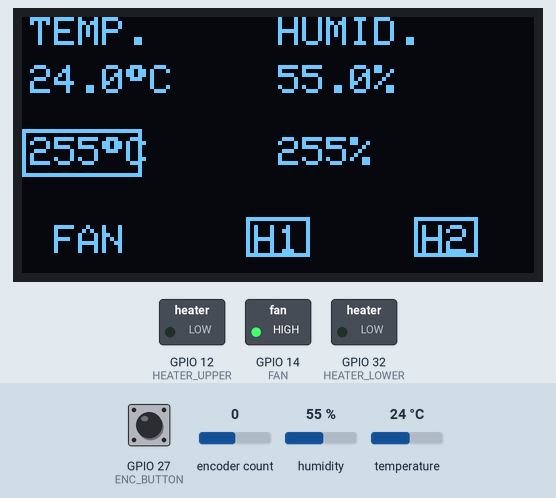
A sketch run on a simulated ESP32. On the bench: 128×64 one-colour display, switched loads named in the sketch (green lamp = pin HIGH). The inputs (shaded band) are chosen by the test bench; at power-on: encoder count 0, GPIO 27 (ENC_BUTTON) HIGH, temperature 24 °C, humidity 55 %. EEPROM starts erased; what the sketch prints to the serial monitor is not drawn.

Above: at 4.2 s.
4.3 s: encoder count set to 1
At 5.2 s:
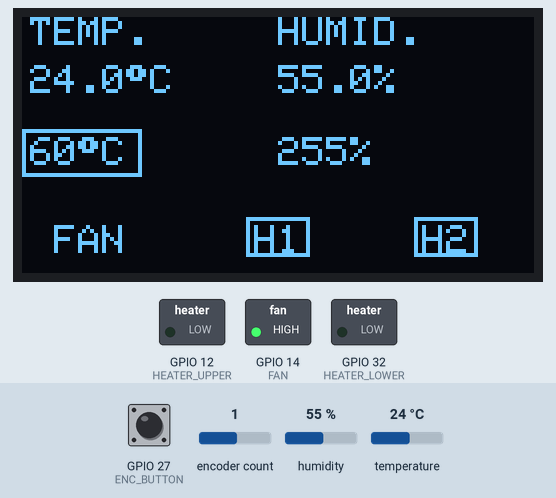
6.0 s: GPIO 27 (ENC_BUTTON) pulled LOW for 0.15 s
At 6.9 s:
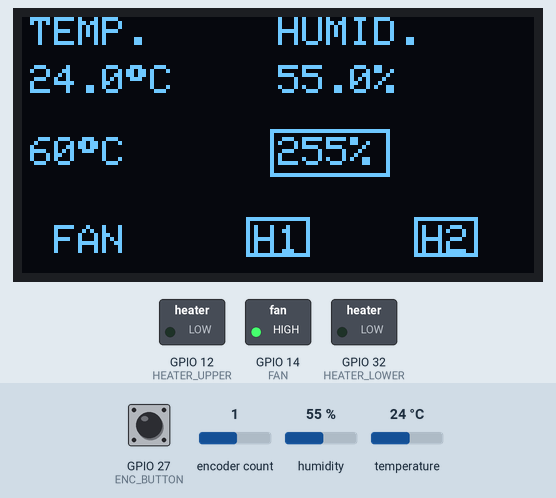
7.7 s: temperature set to 12 °C
At 8.3 s:
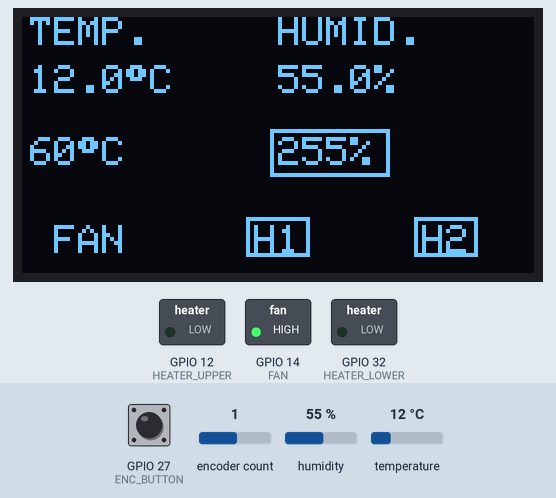
9.2 s: encoder count set to 2
At 10.6 s:
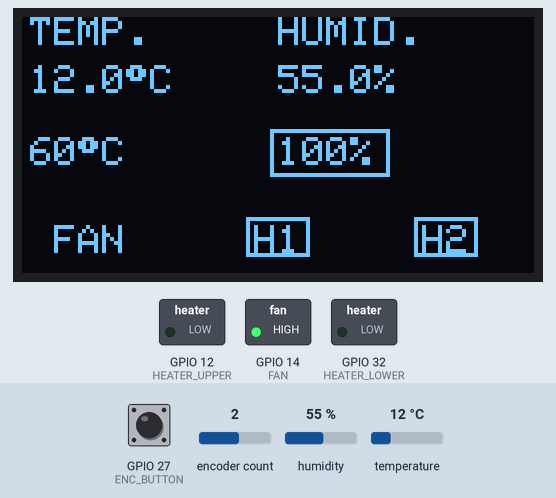
10.9 s: humidity set to 22 %
At 12.1 s:
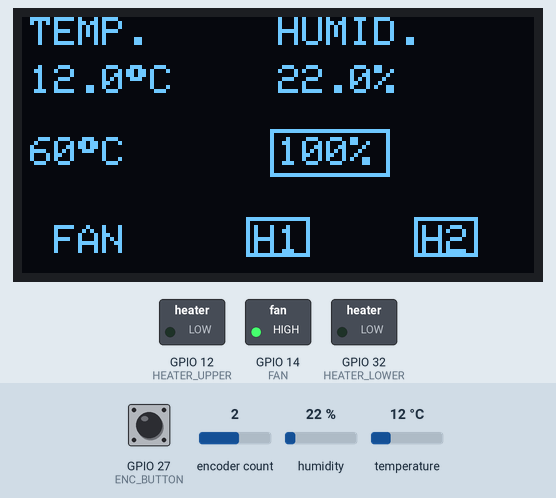
12.4 s: GPIO 27 (ENC_BUTTON) pulled LOW for 1 s
At 14.8 s:
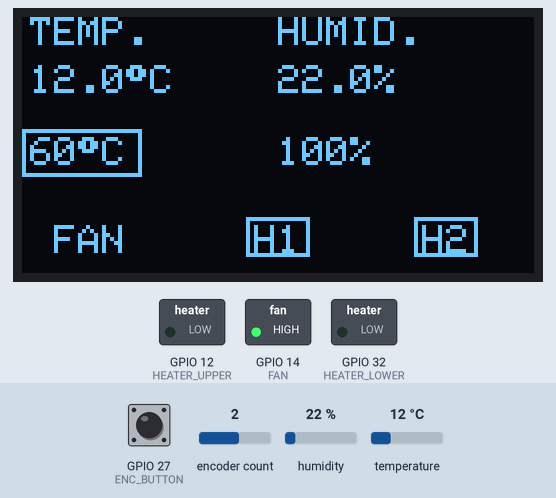
Timing chart, 0 to 15.9 s (numbered marks = the images above; inputs shaded):
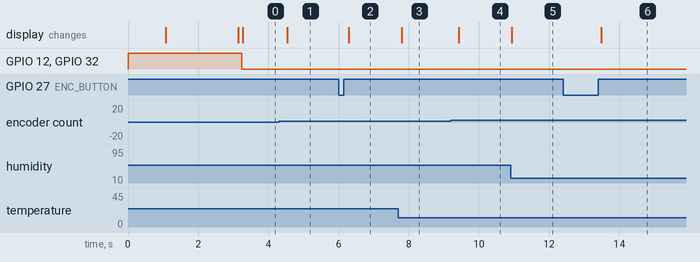

The sketch:

incubeetor_alpha.ino
```cpp
#include <SPI.h>
#include <Wire.h>
#include "ClosedCube_HDC1080.h"
#include <ESP32Encoder.h>
#include <Adafruit_GFX.h>
#include <Adafruit_SSD1306.h>
#include <EEPROM.h>

#define SCREEN_WIDTH 128 // OLED display width, in pixels
#define SCREEN_HEIGHT 64 // OLED display height, in pixels

// Declaration for an SSD1306 display connected to I2C (SDA, SCL pins)
#define OLED_RESET     -1 // Reset pin # (or -1 if sharing Arduino reset pin)
Adafruit_SSD1306 display(SCREEN_WIDTH, SCREEN_HEIGHT, &Wire, OLED_RESET);

const unsigned char BieneMaja [] PROGMEM = {
  0x00, 0x00, 0x00, 0x00, 0x00, 0x00, 0x00, 0x00, 0x00, 0x00, 0x00, 0x00, 0x00, 0x00, 0x00, 0x00,
  0x00, 0x00, 0x00, 0x00, 0x00, 0x00, 0x00, 0x00, 0x00, 0x00, 0x00, 0x00, 0x00, 0x00, 0x00, 0x00,
  0x00, 0x00, 0x00, 0x00, 0x00, 0x00, 0x00, 0x01, 0xc0, 0x00, 0x00, 0x00, 0x00, 0x00, 0x00, 0x00,
  0x00, 0x00, 0x00, 0x00, 0x00, 0x00, 0x00, 0x01, 0x60, 0x00, 0x00, 0x00, 0x00, 0x00, 0x00, 0x00,
  0x00, 0x00, 0x00, 0x00, 0x00, 0x00, 0x00, 0x01, 0xe0, 0x00, 0x07, 0x80, 0x00, 0x00, 0x00, 0x00,
  0x00, 0x00, 0x00, 0x00, 0x00, 0x00, 0x00, 0x00, 0xf8, 0x00, 0x07, 0x80, 0x00, 0x00, 0x00, 0x00,
  0x00, 0x00, 0x00, 0x00, 0x00, 0x00, 0x00, 0x00, 0x0c, 0x00, 0x07, 0x80, 0x00, 0x00, 0x00, 0x00,
  0x00, 0x00, 0x00, 0x00, 0x00, 0x00, 0x00, 0x00, 0x06, 0x00, 0x01, 0x80, 0x00, 0x00, 0x00, 0x00,
  0x00, 0x00, 0x00, 0x00, 0x00, 0x00, 0x00, 0x00, 0x03, 0x00, 0x00, 0x80, 0x00, 0x00, 0x00, 0x00,
  0x00, 0x00, 0x00, 0x00, 0x00, 0x00, 0x00, 0x00, 0x01, 0x80, 0x00, 0xc0, 0x00, 0x00, 0x00, 0x00,
  0x00, 0x00, 0x00, 0x00, 0x00, 0x00, 0x00, 0x00, 0x00, 0xc0, 0x00, 0x40, 0x00, 0x00, 0x00, 0x00,
  0x00, 0x00, 0x00, 0x00, 0x00, 0x00, 0x00, 0x00, 0x01, 0xe0, 0x80, 0x40, 0x00, 0x00, 0x00, 0x00,
  0x00, 0x00, 0x00, 0x00, 0x00, 0x00, 0x00, 0x00, 0x07, 0xfb, 0xc0, 0x60, 0x00, 0x00, 0x00, 0x00,
  0x00, 0x00, 0x00, 0x00, 0x00, 0x00, 0x00, 0x00, 0x0f, 0x2e, 0x7e, 0x60, 0x00, 0x00, 0x00, 0x00,
  0x00, 0x00, 0x00, 0x00, 0x00, 0x00, 0x00, 0x00, 0x7f, 0x36, 0xf7, 0x20, 0x00, 0x00, 0x00, 0x00,
  0x00, 0x00, 0x00, 0x00, 0x00, 0x00, 0x1e, 0x00, 0xe0, 0x30, 0x03, 0x20, 0x00, 0x00, 0x00, 0x00,
  0x00, 0x00, 0x00, 0x00, 0x00, 0x00, 0x1b, 0x03, 0x80, 0x30, 0x0f, 0x20, 0x00, 0x00, 0x00, 0x00,
  0x00, 0x00, 0x00, 0x00, 0x00, 0x01, 0x09, 0x0e, 0x00, 0x30, 0x03, 0xe0, 0x00, 0x00, 0x00, 0x00,
  0x00, 0x00, 0x00, 0x00, 0x00, 0x03, 0xc9, 0xbf, 0x00, 0x18, 0x00, 0xe0, 0x00, 0x00, 0x00, 0x00,
  0x00, 0x00, 0x00, 0x00, 0x00, 0x02, 0xe9, 0xe3, 0x00, 0x10, 0x80, 0x60, 0x00, 0x00, 0x00, 0x00,
  0x00, 0x00, 0x00, 0x00, 0x00, 0x03, 0x3e, 0xce, 0x00, 0x3f, 0xf0, 0xf0, 0x00, 0x00, 0x00, 0x00,
  0x00, 0x00, 0x00, 0x00, 0x00, 0x01, 0x99, 0x8c, 0x00, 0xff, 0xe0, 0xd8, 0x00, 0x00, 0x00, 0x00,
  0x00, 0x00, 0x00, 0x00, 0x00, 0x03, 0xf3, 0x08, 0x01, 0xc0, 0x23, 0x48, 0x00, 0x00, 0x00, 0x00,
  0x00, 0x00, 0x00, 0x00, 0x00, 0x06, 0x63, 0x08, 0x0f, 0x0f, 0xb3, 0x0c, 0x00, 0x00, 0x00, 0x00,
  0x00, 0x00, 0x00, 0x00, 0x00, 0x03, 0x02, 0x18, 0x7c, 0x19, 0xbe, 0x04, 0x00, 0x00, 0x00, 0x00,
  0x00, 0x00, 0x00, 0x00, 0x00, 0x01, 0xc0, 0x30, 0xee, 0x1c, 0xfe, 0x06, 0x00, 0x00, 0x00, 0x00,
  0x00, 0x00, 0x00, 0x00, 0x00, 0x7f, 0xe0, 0x18, 0xc4, 0x1c, 0xda, 0x06, 0x00, 0x00, 0x00, 0x00,
  0x00, 0x00, 0x00, 0x00, 0x01, 0xc0, 0x7f, 0x19, 0x8c, 0x3c, 0xca, 0x02, 0x00, 0x00, 0x00, 0x00,
  0x00, 0x00, 0x00, 0x00, 0x01, 0x00, 0x1f, 0x0f, 0x0c, 0x3d, 0xea, 0x02, 0x00, 0x00, 0x00, 0x00,
  0x00, 0x00, 0x00, 0x00, 0x03, 0x00, 0x03, 0x86, 0x04, 0x1f, 0xda, 0x02, 0x00, 0x00, 0x00, 0x00,
  0x00, 0x00, 0x00, 0x00, 0x03, 0x00, 0x01, 0xc6, 0x06, 0x3f, 0xf3, 0x32, 0x00, 0x00, 0x00, 0x00,
  0x00, 0x00, 0x00, 0x00, 0x01, 0x00, 0x00, 0xc2, 0x06, 0x00, 0xe1, 0xe6, 0x00, 0x00, 0x00, 0x00,
  0x00, 0x00, 0x00, 0x00, 0x01, 0x80, 0x00, 0x63, 0x03, 0x00, 0xc7, 0xcc, 0x00, 0x00, 0x00, 0x00,
  0x00, 0x00, 0x00, 0x00, 0x00, 0x80, 0x00, 0x23, 0x03, 0x00, 0x87, 0x1c, 0x00, 0x00, 0x00, 0x00,
  0x00, 0x00, 0x00, 0x00, 0x00, 0x40, 0x00, 0x31, 0x07, 0x80, 0x02, 0x37, 0x00, 0x00, 0x00, 0x00,
  0x00, 0x00, 0x00, 0x00, 0x00, 0x60, 0x00, 0x11, 0x87, 0xe0, 0x06, 0x3d, 0x00, 0x00, 0x00, 0x00,
  0x00, 0x00, 0x00, 0x00, 0x00, 0x10, 0x00, 0x19, 0x8f, 0xff, 0xf6, 0x39, 0x38, 0x00, 0x00, 0x00,
  0x00, 0x00, 0x00, 0x00, 0x00, 0x0c, 0x00, 0x18, 0xcf, 0xff, 0x0d, 0x33, 0x7c, 0x00, 0x00, 0x00,
  0x00, 0x00, 0x00, 0x00, 0x00, 0x03, 0x3f, 0xf8, 0xef, 0xf0, 0x1b, 0x63, 0xcc, 0x00, 0x00, 0x00,
  0x00, 0x00, 0x00, 0x00, 0x00, 0x00, 0xf1, 0xff, 0xff, 0xe0, 0x37, 0xc0, 0x18, 0x00, 0x00, 0x00,
  0x00, 0x00, 0x00, 0x00, 0x00, 0x01, 0xe3, 0xff, 0x7f, 0x00, 0xff, 0x81, 0x70, 0x00, 0x00, 0x00,
  0x00, 0x00, 0x00, 0x00, 0x00, 0xf3, 0xe3, 0xf8, 0x3f, 0xff, 0xbf, 0x05, 0xf0, 0x00, 0x00, 0x00,
  0x00, 0x00, 0x00, 0x00, 0x01, 0x9f, 0xc3, 0xfc, 0x1f, 0x7f, 0xe0, 0x0d, 0xf8, 0x00, 0x00, 0x00,
  0x00, 0x00, 0x00, 0x00, 0x03, 0x0f, 0xc3, 0xfc, 0x06, 0x03, 0x80, 0x7b, 0x18, 0x00, 0x00, 0x00,
  0x00, 0x00, 0x00, 0x00, 0x0e, 0x0d, 0x83, 0xfe, 0x06, 0x1f, 0xfc, 0xff, 0xf0, 0x00, 0x00, 0x00,
  0x00, 0x00, 0x00, 0x00, 0x38, 0x19, 0x83, 0xff, 0x07, 0xff, 0x7f, 0x07, 0xc0, 0x00, 0x00, 0x00,
  0x00, 0x00, 0x00, 0x00, 0xf1, 0xb3, 0x83, 0xff, 0x0c, 0x00, 0x01, 0xfb, 0x00, 0x00, 0x00, 0x00,
  0x00, 0x00, 0x00, 0x01, 0x81, 0x03, 0x83, 0xff, 0xe8, 0x00, 0x00, 0xff, 0x80, 0x00, 0x00, 0x00,
  0x00, 0x00, 0x00, 0x01, 0x81, 0x07, 0x83, 0xff, 0xf8, 0x00, 0x00, 0x07, 0x00, 0x00, 0x00, 0x00,
  0x00, 0x00, 0x00, 0x01, 0x83, 0x8f, 0x81, 0xff, 0xf0, 0x00, 0x00, 0x00, 0x00, 0x00, 0x00, 0x00,
  0x00, 0x00, 0x00, 0x0f, 0xef, 0xff, 0x80, 0xff, 0xe0, 0x00, 0x00, 0x00, 0x00, 0x00, 0x00, 0x00,
  0x00, 0x00, 0x00, 0x0c, 0x7c, 0x63, 0xc0, 0x7f, 0xc0, 0x00, 0x00, 0x00, 0x00, 0x00, 0x00, 0x00,
  0x00, 0x00, 0x00, 0x0c, 0x01, 0x01, 0xe0, 0x3f, 0xe0, 0x00, 0x00, 0x00, 0x00, 0x00, 0x00, 0x00,
  0x00, 0x00, 0x00, 0x06, 0x01, 0xc6, 0xf0, 0x0f, 0x20, 0x00, 0x00, 0x00, 0x00, 0x00, 0x00, 0x00,
  0x00, 0x00, 0x00, 0x03, 0x81, 0xff, 0xfc, 0x3c, 0x30, 0x00, 0x40, 0x00, 0x00, 0x00, 0x00, 0x00,
  0x00, 0x00, 0x00, 0x00, 0xff, 0x00, 0x1f, 0xf0, 0x18, 0x00, 0x40, 0x00, 0x00, 0x00, 0x00, 0x00,
  0x00, 0x00, 0x00, 0x00, 0x3c, 0x00, 0x00, 0x00, 0x0c, 0x01, 0x80, 0x00, 0x00, 0x00, 0x00, 0x00,
  0x00, 0x00, 0x00, 0x00, 0x00, 0x00, 0x00, 0x00, 0x07, 0x87, 0x00, 0x00, 0x00, 0x00, 0x00, 0x00,
  0x00, 0x00, 0x00, 0x00, 0x00, 0x00, 0x00, 0x00, 0x01, 0xfc, 0x00, 0x00, 0x00, 0x00, 0x00, 0x00,
  0x00, 0x00, 0x00, 0x00, 0x00, 0x00, 0x00, 0x00, 0x00, 0x00, 0x00, 0x00, 0x00, 0x00, 0x00, 0x00,
  0x00, 0x00, 0x00, 0x00, 0x00, 0x00, 0x00, 0x00, 0x00, 0x00, 0x00, 0x00, 0x00, 0x00, 0x00, 0x00,
  0x00, 0x00, 0x00, 0x00, 0x00, 0x00, 0x00, 0x00, 0x00, 0x00, 0x00, 0x00, 0x00, 0x00, 0x00, 0x00,
  0x00, 0x00, 0x00, 0x00, 0x00, 0x00, 0x00, 0x00, 0x00, 0x00, 0x00, 0x00, 0x00, 0x00, 0x00, 0x00,
  0x00, 0x00, 0x00, 0x00, 0x00, 0x00, 0x00, 0x00, 0x00, 0x00, 0x00, 0x00, 0x00, 0x00, 0x00, 0x00
};


ESP32Encoder encoder;

ClosedCube_HDC1080 hdc1080;


float temp;
float humid;
char tempchar[5];
char humidchar[5];

unsigned int set_temp;
unsigned int set_humid;

int enc_inc = 0;
int enc_button_selector = 0;

int c_case = 0;

//set hysteresis to prevent uncontrolled switching
int hysteresis = 2;

#define HEATER_UPPER 12
#define HEATER_LOWER 32
#define FAN 14
#define ENC_BUTTON 27
#define ENC_DT 26
#define ENC_CLK 25

void setup()
{
  Serial.begin(115200);
  Serial.println("test");
  //initialize EEPROM for persisten temp and humid settings
  EEPROM.begin(16);
  //set output pin modes for relais
  pinMode(HEATER_UPPER, OUTPUT);
  pinMode(HEATER_LOWER, OUTPUT);
  pinMode(FAN, OUTPUT);

  pinMode(ENC_BUTTON, INPUT_PULLUP);
  pinMode(ENC_DT, INPUT_PULLUP);
  pinMode(ENC_CLK, INPUT_PULLUP);

  //set outputs to known state
  digitalWrite(FAN, HIGH);
  digitalWrite(HEATER_UPPER, HIGH);
  digitalWrite(HEATER_LOWER, HIGH);


  //read stored temperature and humidity values from EEPROM
  set_temp = EEPROM.read(0);
  set_humid = EEPROM.read(1);
  Serial.println(EEPROM.read(0));

  //DISPLAY
 // SSD1306_SWITCHCAPVCC = generate display voltage from 3.3V internally
  if(!display.begin(SSD1306_SWITCHCAPVCC, 0x3C)) {
    Serial.println(F("SSD1306 allocation failed"));
    for(;;); // Don't proceed, loop forever
  }

  //HDC1080
  // Default settings for HDC1080:
  // - Heater off
  // - 14 bit Temperature and Humidity Measurement Resolutions
  hdc1080.begin(0x40);
  Serial.print("Manufacturer ID=0x");
  Serial.println(hdc1080.readManufacturerId(), HEX); // 0x5449 ID of Texas Instruments
  Serial.print("Device ID=0x");
  Serial.println(hdc1080.readDeviceId(), HEX); // 0x1050 ID of the device


  //ENCODER
  // Enable the weak pull up resistors
  ESP32Encoder::useInternalWeakPullResistors=UP;
  // use pin 19 and 18 for the first encoder
  encoder.attachHalfQuad(ENC_CLK, ENC_DT);
  // set starting count value after attaching
  encoder.setCount(0);
  Serial.println("Encoder Start = " + String((int32_t)encoder.getCount()));

  //ENCODER BUTTON INTERRUPT
  attachInterrupt(digitalPinToInterrupt(ENC_BUTTON), enc_button_ISR, RISING);

  //print project info to display
  display.clearDisplay();
  display.setTextColor(WHITE); // Draw white text
  display.setTextSize(2);
  display.setCursor(4, 0);
  display.print("incuBEEtor");
  display.setTextSize(1);      // Normal 1:1 pixel scale
  display.setCursor(0, 40);
  display.print("https://github.com/mashuptwice/incuBEEtor");
  display.display();
  delay(1000);

  display.clearDisplay();
  // Display logo bitmap
  display.drawBitmap(0, 0,  BieneMaja, 128, 64, WHITE);
  display.display();
  delay(2000);
}

void loop()
{
  //get temp and humid and save it to var
  temp = hdc1080.readTemperature();
  humid = hdc1080.readHumidity();

  //round values to 1 decimal
  temp = round(temp*10)/10;
  humid = round(humid*10)/10;

  //initialize display
  display.clearDisplay();       //clear display buffer
  display.setTextSize(1);      // Normal 1:1 pixel scale
  display.setTextColor(WHITE); // Draw white text

  //print static text for data to display
  display.setCursor(2, 0);     // Start at top-left corner
  display.print("TEMP.");
  display.setCursor(64, 0);
  display.print("HUMID.");
  display.setCursor(32, 10);

  //print static text for relais info to display
  display.setCursor(8, 52);
  display.print("FAN");
  display.setCursor(58, 52);
  display.print("H1");
  display.setCursor(100, 52);
  display.print("H2");

  //print temperature to display
  display.setCursor(2, 12);
  //convert float to char
  dtostrf(temp, 3, 1, tempchar);
  display.print(tempchar);
  //display the degree "°" character
  display.print((char)247);
  display.print("C");

  //print humidity to display
  display.setCursor(64, 12);
  //convert float to char
  dtostrf(humid, 3, 1, humidchar);
  display.print(humidchar);
  display.print("%");

  //print set temp and humid to display
  display.setCursor(2, 30);
  display.print(set_temp);
  //display the degree "°" character
  display.print((char)247);
  display.print("C");

  display.setCursor(64, 30);
  display.print(set_humid);
  display.print("%");

  //get data from encoder as incremental value, dirty fix for using one encoder for two values
  enc_inc = encoder.getCount();

  //mode selector for data input, switches between temperature and humidity
    if (enc_button_selector == 0)
    {
      //draw rectangle to show selected field
      display.drawRect(0, 28, 30, 12, 1);

      if (enc_inc != 0)
      {
        set_temp = constrain(set_temp + enc_inc / 2, 5, 60);

        enc_inc = 0;
        encoder.setCount(0);

        Serial.println("EEPROM write temp");
        EEPROM.write(0, set_temp);
        EEPROM.commit();
      }
    }
    else if (enc_button_selector == 1)
    {
      //draw rectangle to show selected field
      display.drawRect(62, 28, 30, 12, 1);

      //added dirty fix for some bouncing problem with the encoder, which only started to happen after final assembly...
      if (enc_inc != 0)
      {
        set_humid = constrain(set_humid + enc_inc / 2, 5, 100);

        enc_inc = 0;
        encoder.setCount(0);

        Serial.println("EEPROM write humid");
        EEPROM.write(1, set_humid);
        EEPROM.commit();
        }
      }


  //control routine for heater and fan
  switch (c_case)
  {
  //too cold, heating
  case 1:
    fan(false);
    heater_upper(true);
    heater_lower(true);
    break;
  //too hot, cooling
  case 2:
    fan(true);
    heater_upper(false);
    heater_lower(false);
    break;
  //temp nice, too humid
  case 3:
    fan(true);
    heater_upper(false);
    heater_lower(false);
    break;
  //temp nice, too dry
  case 4:
    fan(false);
    heater_upper(false);
    heater_lower(true);

    break;
  //all nice, all off
  case 5:
    fan(false);
    heater_upper(false);
    heater_lower(false);
    break;
  }
  Serial.println(round(temp));

  Serial.println(round(temp) - hysteresis);

  Serial.println(set_temp);


  if (round(temp) + hysteresis <= set_temp)
  {
    c_case = 1;
    Serial.println("too cold");
    }
  else if (round(temp) >= set_temp + hysteresis)
  {
    c_case = 2;
    Serial.println("too hot");
    }
  else if (round(temp) == set_temp)
  {
    if (round(humid) > set_humid)
    {
      c_case = 3;
    }
    else if (round(humid) < set_humid)
    {
      c_case = 4;
    }
    else if (round(humid) == set_humid)
    {
      c_case = 5;
    }
  }

  //render data to display
  display.display();
  delay(50);
}

void fan( bool en)
  {
    if ( en == true)
    {
      digitalWrite(FAN, LOW);
      display.drawRect(6, 50, 21, 12, 1);
    }
    else
    {
      digitalWrite(FAN, HIGH);
    }
  }

void heater_upper( bool en)
  {
    if ( en == true)
    {
      digitalWrite(HEATER_UPPER, LOW);
      display.drawRect(56, 50, 16, 10, 1);
    }
    else
    {
      digitalWrite(HEATER_UPPER, HIGH);
    }
  }

void heater_lower( bool en)
  {
    if ( en == true)
    {
      digitalWrite(HEATER_LOWER, LOW);
      display.drawRect(98, 50, 16, 10, 1);

    }
    else
    {
      digitalWrite(HEATER_LOWER, HIGH);
    }
  }
//interrupt service routine for encoder button/mode selector
void enc_button_ISR()
{
  Serial.println("ISR triggered");
  static unsigned long last_interrupt_time = 0;
  unsigned long interrupt_time = millis();
  if (interrupt_time - last_interrupt_time > 300)
  {
    enc_button_selector++;
    if (enc_button_selector >= 2)
      {
        enc_button_selector = 0;
      }

  }
  last_interrupt_time = interrupt_time;

}
```

Measured:
- after the input at 4.3 s, the display: changes after 0.24 s (image 1)
- after the input at 6.0 s, the display: changes after 0.29 s (image 2)
- after the input at 7.7 s, the display: changes after 0.10 s (image 3)
- after the input at 9.2 s, the display: changes after 0.22 s (image 4)
- after the input at 10.9 s, the display: changes at once (image 5)
- after the input at 12.4 s, the display: changes after 1.1 s (image 6)
